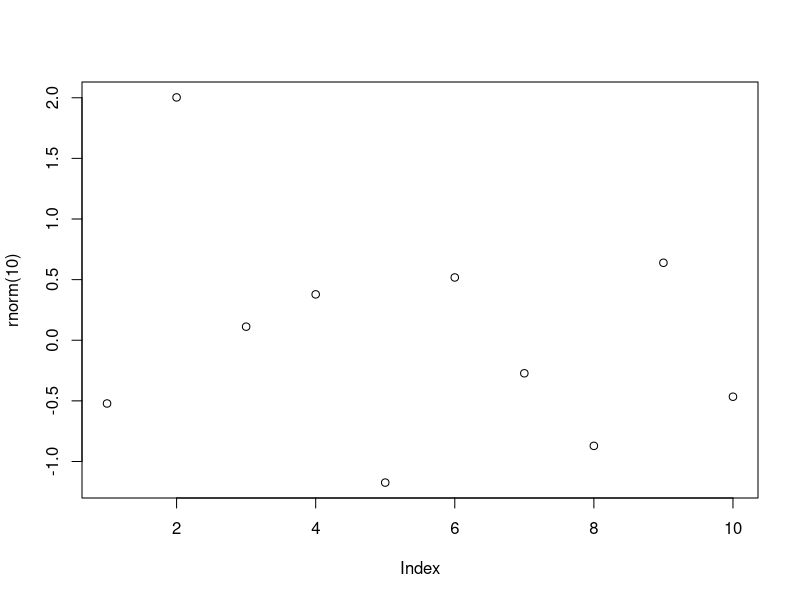

This figure's R source:
## ---- chunk 1
#| label: fig-airquality
#| fig-cap: "Temperature and ozone level."
#| warning: false
plot(rnorm(10))
1000^2
